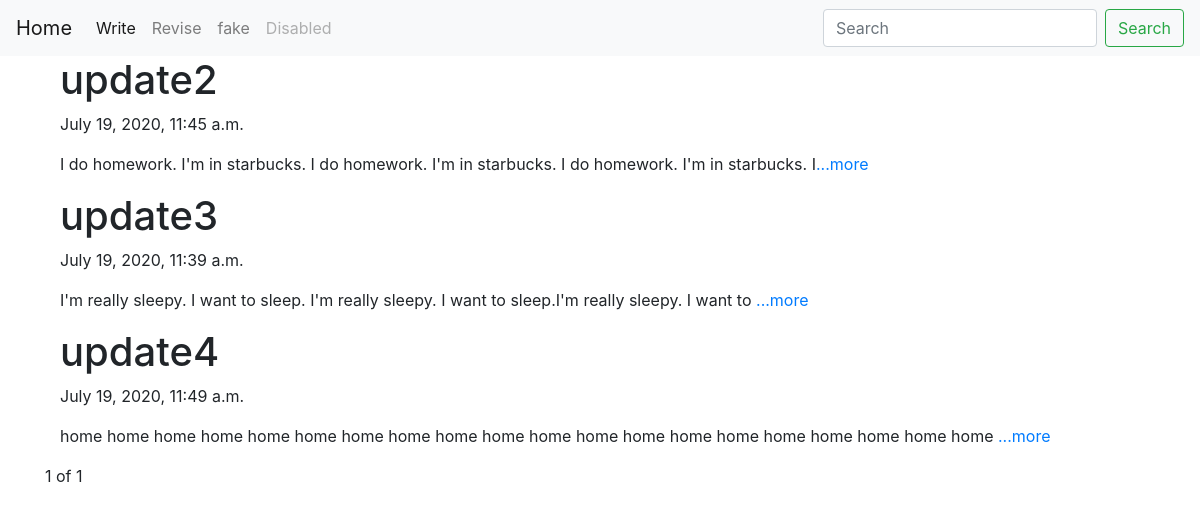
The app's page /, older data.
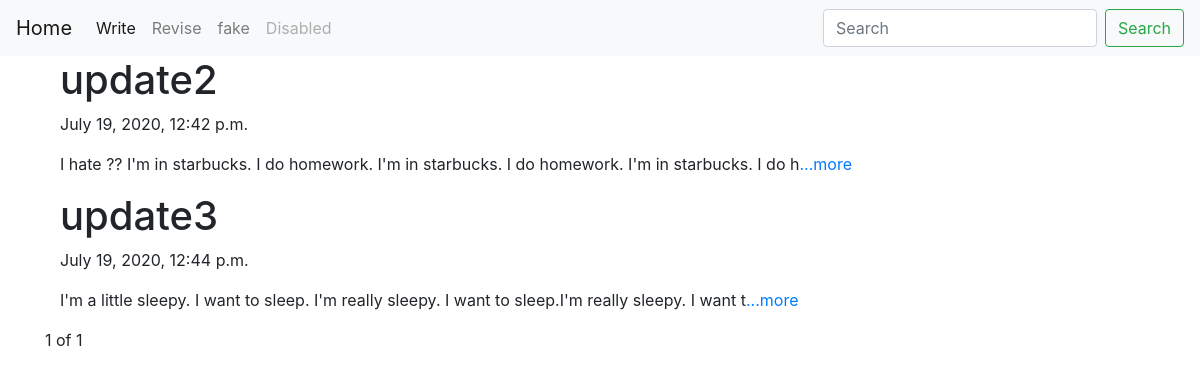
The same page, newer data.
### blog/models.py (models this page shows, shortened)
class Blog(models.Model):
    title = models.CharField(max_length=200)
    pub_date = models.DateTimeField('date published')
    body = models.TextField()
    def summary(self):
        return self.body[:100]

### blog/views.py (the view)
# urls.py: path('', blog.views.blog, name = 'blog'),
def blog(request):
    blogs = Blog.objects
    blog_list = Blog.objects.all()
    paginator = Paginator(blog_list, 10)
    page = request.GET.get('page')
    articles = paginator.get_page(page)
    return render(request, 'blog.html', {'blogs':blogs, 'articles':articles})

### blog/templates/blog.html (shortened to what this page needs)
{% extends 'base.html' %}
{% block content %}
    {% for blog in articles %}
    <div class = "container">
        <h1>{{blog.title}}</h1>
        <p>{{blog.pub_date}}</p>
        <p>{{blog.summary}}<a href = "{% url 'detail' blog.id %}">...more</a></p>
    </div>
    {% endfor %}
    <span>{{articles.number}}</span>
    <span>of</span>
    <span>{{articles.paginator.num_pages}}</span>
{% endblock %}

### myproject/templates/base.html (shortened to what this page needs)
<head>
    <link rel="stylesheet" href="https://stackpath.bootstrapcdn.com/bootstrap/4.5.0/css/bootstrap.min.css">
</head>
<body>
    <nav class="navbar navbar-expand-lg navbar-light bg-light">
        <a class="navbar-brand" href="{% url 'blog' %}">Home</a>
        <div class="collapse navbar-collapse" id="navbarSupportedContent">
          <ul class="navbar-nav mr-auto">
            <li class="nav-item active">
              <a class="nav-link" href="{% url 'new' %}">Write <span class="sr-only">(current)</span></a>
            </li>
            <li class="nav-item">
              <a class="nav-link" href="{% url 'revise' %}">Revise<span class="sr-only">(current)</span></a>
            </li>
            <li class="nav-item">
              <a class="nav-link" href="{% url 'fake' %}">fake<span class="sr-only">(current)</span></a>
            </li>
            <li class="nav-item">
              <a class="nav-link disabled" href="#" tabindex="-1" aria-disabled="true">Disabled</a>
            </li>
          </ul>
          <form class="form-inline my-2 my-lg-0">
            <input class="form-control mr-sm-2" type="search" placeholder="Search" aria-label="Search">
            <button class="btn btn-outline-success my-2 my-sm-0" type="submit">Search</button>
          </form>
        </div>
      </nav>
      <div class="container">
          {% block content %}
          {% endblock %}
      </div>
  </body>

Row changes from the older to the newer data that the page shows:
removed Blog: title "update4", pub_date "July 19, 2020, 11:49 a.m.", summary "home home home home home home home home home home home home home home home home home home home home"
changed Blog "update2": pub_date "July 19, 2020, 11:45 a.m." → "July 19, 2020, 12:42 p.m."; summary "I do homework. I'm in starbucks. I do homework. I'm in starbucks. I do homework. I'm in starbucks. I" → "I hate ?? I'm in starbucks. I do homework. I'm in starbucks. I do homework. I'm in starbucks. I do h"
changed Blog "update3": pub_date "July 19, 2020, 11:39 a.m." → "July 19, 2020, 12:44 p.m."; summary "I'm really sleepy. I want to sleep. I'm really sleepy. I want to sleep.I'm really sleepy. I want to" → "I'm a little sleepy. I want to sleep. I'm really sleepy. I want to sleep.I'm really sleepy. I want t"
